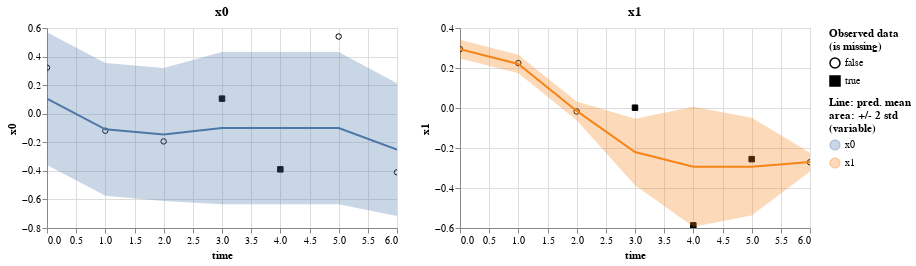

The code cell stored with this chart in its notebook:
### Code cell
gp_imp.to_result(fd.data_compl_tidy).display_results()

### Figure 1 — Vega-Lite specification as saved in the notebook (floating-point values rounded to 4 significant figures)
{"config": {"view": {"continuousWidth": 400, "continuousHeight": 300}}, "vconcat": [{"hconcat": [{"layer": [{"data": {"name": "data-b7634f7681be660932e1edd539fdb10c"}, "mark": {"type": "point", "color": "black", "fillOpacity": 1, "strokeWidth": 1}, "encoding": {"fill": {"field": "is_missing", "legend": {"title": ["Observed data", "(is missing)"]}, "scale": {"range": ["#ffffff00", "black"]}, "type": "nominal"}, "shape": {"field": "is_missing", "type": "nominal"}, "x": {"field": "time", "type": "quantitative"}, "y": {"field": "value", "scale": {"zero": false}, "title": "x0", "type": "quantitative"}}}, {"layer": [{"mark": "errorband", "encoding": {"color": {"field": "variable", "legend": {"title": ["Line: pred. mean", "area: +/- 2 std", "(variable)"]}, "type": "nominal"}, "tooltip": [{"field": "std", "format": ".4", "type": "quantitative"}, {"field": "mean", "format": ".4", "type": "quantitative"}], "x": {"field": "time", "type": "quantitative"}, "y": {"field": "err_low", "scale": {"zero": false}, "title": "x0", "type": "quantitative"}, "y2": {"field": "err_high"}}, "height": 200, "transform": [{"calculate": "datum.mean - 2 * datum.std", "as": "err_low"}, {"calculate": "datum.mean + 2 * datum.std", "as": "err_high"}], "width": 350}, {"mark": "line", "encoding": {"color": {"field": "variable", "type": "nominal"}, "x": {"field": "time", "type": "quantitative"}, "y": {"field": "mean", "scale": {"zero": false}, "title": "x0", "type": "quantitative"}}, "selection": {"selector001": {"type": "interval", "bind": "scales", "encodings": ["x"]}}, "title": "x0"}], "data": {"name": "data-8a378ffb8ed3a82a9f99893905619e64"}}]}, {"layer": [{"data": {"name": "data-5cd5e75de7635a3f207ec222f7d43864"}, "mark": {"type": "point", "color": "black", "fillOpacity": 1, "strokeWidth": 1}, "encoding": {"fill": {"field": "is_missing", "legend": {"title": ["Observed data", "(is missing)"]}, "scale": {"range": ["#ffffff00", "black"]}, "type": "nominal"}, "shape": {"field": "is_missing", "type": "nominal"}, "x": {"field": "time", "type": "quantitative"}, "y": {"field": "value", "scale": {"zero": false}, "title": "x1", "type": "quantitative"}}}, {"layer": [{"mark": "errorband", "encoding": {"color": {"field": "variable", "legend": {"title": ["Line: pred. mean", "area: +/- 2 std", "(variable)"]}, "type": "nominal"}, "tooltip": [{"field": "std", "format": ".4", "type": "quantitative"}, {"field": "mean", "format": ".4", "type": "quantitative"}], "x": {"field": "time", "type": "quantitative"}, "y": {"field": "err_low", "scale": {"zero": false}, "title": "x1", "type": "quantitative"}, "y2": {"field": "err_high"}}, "height": 200, "transform": [{"calculate": "datum.mean - 2 * datum.std", "as": "err_low"}, {"calculate": "datum.mean + 2 * datum.std", "as": "err_high"}], "width": 350}, {"mark": "line", "encoding": {"color": {"field": "variable", "type": "nominal"}, "x": {"field": "time", "type": "quantitative"}, "y": {"field": "mean", "scale": {"zero": false}, "title": "x1", "type": "quantitative"}}, "selection": {"selector001": {"type": "interval", "bind": "scales", "encodings": ["x"]}}, "title": "x1"}], "data": {"name": "data-b3df077920a9704b13463058b649fde7"}}]}]}, {"hconcat": []}, {"hconcat": []}, {"hconcat": []}, {"hconcat": []}, {"hconcat": []}, {"hconcat": []}], "$schema": "https://vega.github.io/schema/vega-lite/v4.17.0.json", "datasets": {"data-b7634f7681be660932e1edd539fdb10c": [{"time": 0.0, "variable": "x0", "value": 0.3221, "is_missing": false}, {"time": 1.0, "variable": "x0", "value": -0.1192, "is_missing": false}, {"time": 2.0, "variable": "x0", "value": -0.1939, "is_missing": false}, {"time": 3.0, "variable": "x0", "value": 0.1055, "is_missing": true}, {"time": 4.0, "variable": "x0", "value": -0.3894, "is_missing": true}, {"time": 5.0, "variable": "x0", "value": 0.5405, "is_missing": false}, {"time": 6.0, "variable": "x0", "value": -0.4101, "is_missing": false}], "data-8a378ffb8ed3a82a9f99893905619e64": [{"mean": 0.1057, "time": 0.0, "std": 0.2325, "variable": "x0"}, {"mean": -0.1095, "time": 1.0, "std": 0.2325, "variable": "x0"}, {"mean": -0.1459, "time": 2.0, "std": 0.2325, "variable": "x0"}, {"mean": -0.1003, "time": 3.0, "std": 0.2664, "variable": "x0"}, {"mean": -0.1003, "time": 4.0, "std": 0.2664, "variable": "x0"}, {"mean": -0.1003, "time": 5.0, "std": 0.2664, "variable": "x0"}, {"mean": -0.2514, "time": 6.0, "std": 0.2325, "variable": "x0"}], "data-5cd5e75de7635a3f207ec222f7d43864": [{"time": 0.0, "variable": "x1", "value": 0.2943, "is_missing": false}, {"time": 1.0, "variable": "x1", "value": 0.2242, "is_missing": false}, {"time": 2.0, "variable": "x1", "value": -0.01748, "is_missing": false}, {"time": 3.0, "variable": "x1", "value": 0.001514, "is_missing": true}, {"time": 4.0, "variable": "x1", "value": -0.5868, "is_missing": true}, {"time": 5.0, "variable": "x1", "value": -0.2557, "is_missing": true}, {"time": 6.0, "variable": "x1", "value": -0.2714, "is_missing": false}], "data-b3df077920a9704b13463058b649fde7": [{"mean": 0.2945, "time": 0.0, "std": 0.02346, "variable": "x1"}, {"mean": 0.2202, "time": 1.0, "std": 0.02321, "variable": "x1"}, {"mean": -0.01454, "time": 2.0, "std": 0.02346, "variable": "x1"}, {"mean": -0.22, "time": 3.0, "std": 0.08329, "variable": "x1"}, {"mean": -0.2938, "time": 4.0, "std": 0.15, "variable": "x1"}, {"mean": -0.2934, "time": 5.0, "std": 0.1222, "variable": "x1"}, {"mean": -0.2706, "time": 6.0, "std": 0.0236, "variable": "x1"}]}}
